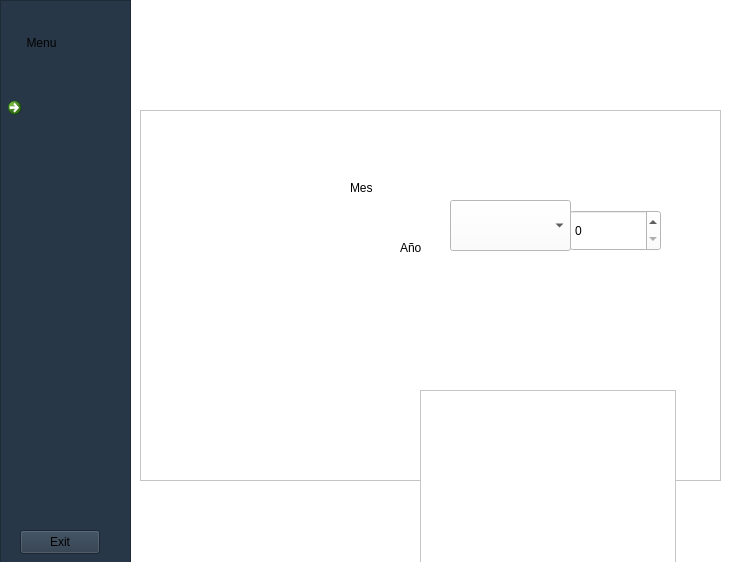
<?xml version="1.0" encoding="UTF-8"?>
<ui version="4.0">
 <class>Widget</class>
 <widget class="QWidget" name="Widget">
  <property name="geometry">
   <rect>
    <x>0</x>
    <y>0</y>
    <width>731</width>
    <height>562</height>
   </rect>
  </property>
  <property name="windowTitle">
   <string>Widget</string>
  </property>
  <property name="styleSheet">
   <string notr="true">background-color: rgb(255, 255, 255);</string>
  </property>
  <widget class="QTableWidget" name="tablecalendar">
   <property name="geometry">
    <rect>
     <x>140</x>
     <y>110</y>
     <width>581</width>
     <height>371</height>
    </rect>
   </property>
   <property name="sizePolicy">
    <sizepolicy hsizetype="Preferred" vsizetype="Preferred">
     <horstretch>0</horstretch>
     <verstretch>0</verstretch>
    </sizepolicy>
   </property>
   <property name="maximumSize">
    <size>
     <width>16777215</width>
     <height>16777215</height>
    </size>
   </property>
  </widget>
  <widget class="QComboBox" name="mesNow">
   <property name="geometry">
    <rect>
     <x>450</x>
     <y>200</y>
     <width>121</width>
     <height>51</height>
    </rect>
   </property>
   <property name="sizePolicy">
    <sizepolicy hsizetype="Preferred" vsizetype="Preferred">
     <horstretch>0</horstretch>
     <verstretch>0</verstretch>
    </sizepolicy>
   </property>
  </widget>
  <widget class="QPushButton" name="buttonAtras">
   <property name="geometry">
    <rect>
     <x>270</x>
     <y>210</y>
     <width>62</width>
     <height>56</height>
    </rect>
   </property>
   <property name="text">
    <string/>
   </property>
   <property name="icon">
    <iconset resource="res.qrc">
     <normaloff>:/new/prefix1/flechaRetroceder.png</normaloff>:/new/prefix1/flechaRetroceder.png</iconset>
   </property>
   <property name="iconSize">
    <size>
     <width>50</width>
     <height>50</height>
    </size>
   </property>
   <property name="flat">
    <bool>true</bool>
   </property>
  </widget>
  <widget class="QLabel" name="labelMonth">
   <property name="geometry">
    <rect>
     <x>350</x>
     <y>180</y>
     <width>22</width>
     <height>16</height>
    </rect>
   </property>
   <property name="text">
    <string>Mes</string>
   </property>
  </widget>
  <widget class="QSpinBox" name="spinBoxAnio">
   <property name="geometry">
    <rect>
     <x>570</x>
     <y>210</y>
     <width>91</width>
     <height>41</height>
    </rect>
   </property>
   <property name="sizePolicy">
    <sizepolicy hsizetype="Maximum" vsizetype="Preferred">
     <horstretch>0</horstretch>
     <verstretch>0</verstretch>
    </sizepolicy>
   </property>
  </widget>
  <widget class="QLabel" name="labelYear">
   <property name="geometry">
    <rect>
     <x>400</x>
     <y>240</y>
     <width>22</width>
     <height>16</height>
    </rect>
   </property>
   <property name="text">
    <string>Año</string>
   </property>
  </widget>
  <widget class="QPushButton" name="buttonNextMonth">
   <property name="geometry">
    <rect>
     <x>530</x>
     <y>290</y>
     <width>62</width>
     <height>56</height>
    </rect>
   </property>
   <property name="text">
    <string/>
   </property>
   <property name="icon">
    <iconset resource="res.qrc">
     <normaloff>:/new/prefix1/flechaAvanzar (1).png</normaloff>:/new/prefix1/flechaAvanzar (1).png</iconset>
   </property>
   <property name="iconSize">
    <size>
     <width>50</width>
     <height>50</height>
    </size>
   </property>
   <property name="flat">
    <bool>true</bool>
   </property>
  </widget>
  <widget class="QFrame" name="frame">
   <property name="geometry">
    <rect>
     <x>0</x>
     <y>0</y>
     <width>131</width>
     <height>571</height>
    </rect>
   </property>
   <property name="styleSheet">
    <string notr="true">background-color: rgb(40, 55, 71);</string>
   </property>
   <property name="frameShape">
    <enum>QFrame::StyledPanel</enum>
   </property>
   <property name="frameShadow">
    <enum>QFrame::Raised</enum>
   </property>
   <widget class="QPushButton" name="buttonMenu">
    <property name="geometry">
     <rect>
      <x>0</x>
      <y>20</y>
      <width>83</width>
      <height>46</height>
     </rect>
    </property>
    <property name="autoFillBackground">
     <bool>false</bool>
    </property>
    <property name="text">
     <string>Menu</string>
    </property>
    <property name="icon">
     <iconset resource="res.qrc">
      <normaloff>:/new/prefix1/menu.png</normaloff>:/new/prefix1/menu.png</iconset>
    </property>
    <property name="iconSize">
     <size>
      <width>40</width>
      <height>40</height>
     </size>
    </property>
    <property name="flat">
     <bool>true</bool>
    </property>
   </widget>
   <widget class="QCommandLinkButton" name="crearEvento">
    <property name="geometry">
     <rect>
      <x>0</x>
      <y>90</y>
      <width>121</width>
      <height>81</height>
     </rect>
    </property>
    <property name="autoFillBackground">
     <bool>false</bool>
    </property>
    <property name="styleSheet">
     <string notr="true">color: rgb(255, 255, 255);
font: 700 11pt &quot;Arial&quot;;</string>
    </property>
    <property name="text">
     <string/>
    </property>
    <property name="icon">
     <iconset resource="res.qrc">
      <normaloff>:/new/prefix1/icono2.png</normaloff>:/new/prefix1/icono2.png</iconset>
    </property>
    <property name="iconSize">
     <size>
      <width>40</width>
      <height>40</height>
     </size>
    </property>
    <property name="autoDefault">
     <bool>false</bool>
    </property>
   </widget>
   <widget class="QPushButton" name="ButtonDeleteEvent">
    <property name="geometry">
     <rect>
      <x>10</x>
      <y>340</y>
      <width>80</width>
      <height>24</height>
     </rect>
    </property>
    <property name="text">
     <string/>
    </property>
    <property name="icon">
     <iconset resource="res.qrc">
      <normaloff>:/new/prefix1/imgDelete.png</normaloff>:/new/prefix1/imgDelete.png</iconset>
    </property>
    <property name="iconSize">
     <size>
      <width>40</width>
      <height>40</height>
     </size>
    </property>
    <property name="flat">
     <bool>true</bool>
    </property>
   </widget>
   <widget class="QPushButton" name="buttonExit">
    <property name="geometry">
     <rect>
      <x>20</x>
      <y>530</y>
      <width>80</width>
      <height>24</height>
     </rect>
    </property>
    <property name="text">
     <string>Exit</string>
    </property>
   </widget>
  </widget>
  <widget class="QTableView" name="TableBase">
   <property name="geometry">
    <rect>
     <x>420</x>
     <y>390</y>
     <width>256</width>
     <height>192</height>
    </rect>
   </property>
  </widget>
 </widget>
 <tabstops>
  <tabstop>tablecalendar</tabstop>
  <tabstop>ButtonDeleteEvent</tabstop>
  <tabstop>mesNow</tabstop>
  <tabstop>spinBoxAnio</tabstop>
  <tabstop>buttonNextMonth</tabstop>
  <tabstop>buttonAtras</tabstop>
  <tabstop>crearEvento</tabstop>
  <tabstop>buttonMenu</tabstop>
  <tabstop>buttonExit</tabstop>
 </tabstops>
 <resources>
  <include location="res.qrc"/>
 </resources>
 <connections/>
</ui>
